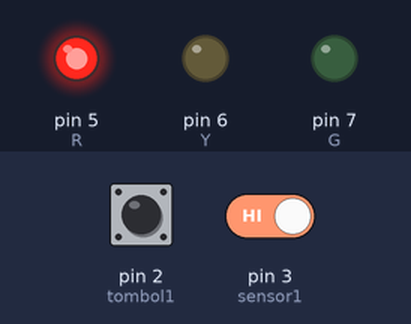
Simulated run of this sketch. Board: Arduino Uno, built with avr-gcc and run on an emulated ATmega328P. Parts: output pins drawn as LEDs (lit = HIGH). Dashed ring = blinking. The test bench sets the inputs (shaded band); at power-on: pin 2 (tombol1) LOW, pin 3 (sensor1) HIGH. What the sketch prints to the serial monitor is not drawn.

Above: at 1.2 s.
1.3 s: pin 2 (tombol1) pulled HIGH for 0.15 s
At 3.2 s:
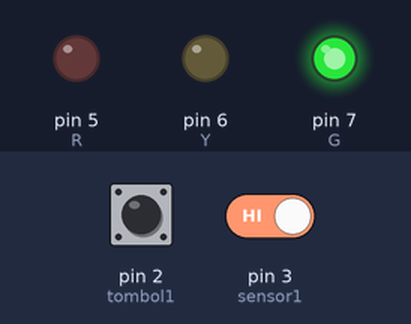
4.4 s: pin 2 (tombol1) pulled HIGH for 1 s
At 5.7 s:
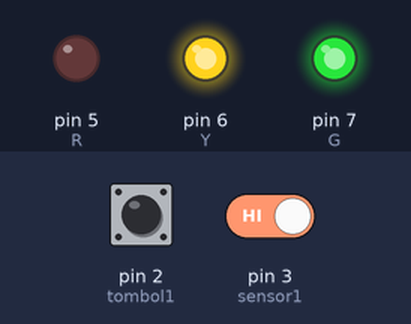
7.4 s: pin 3 (sensor1) driven LOW
At 8.2 s:
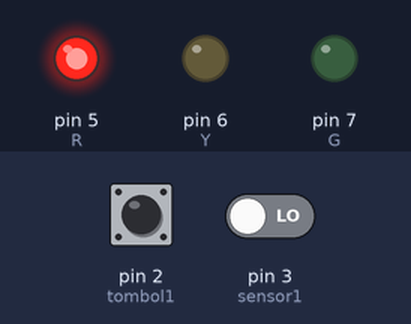
9.9 s: pin 2 (tombol1) pulled HIGH for 3.2 s
At 11.2 s:
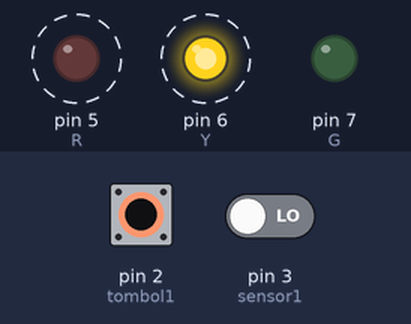
Timing chart, 0 to 15.6 s (numbered marks = the images above; inputs shaded):
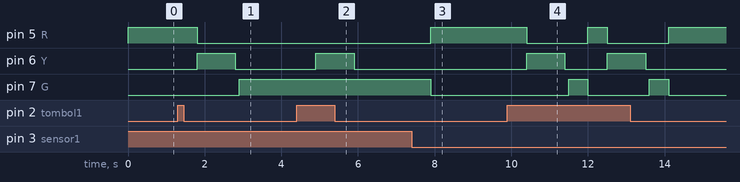

Measured:
- after the input at 1.3 s, pin 5 (R): HIGH → LOW after 0.50 s; pin 6 (Y): LOW → HIGH after 0.50 s, → LOW 1.0 s later; pin 7 (G): LOW → HIGH after 1.6 s
- after the input at 4.4 s, pin 6 (Y): LOW → HIGH after 0.50 s, → LOW 1.0 s later
- after the input at 7.4 s, pin 5 (R): LOW → HIGH after 0.50 s; pin 7 (G): HIGH → LOW after 0.50 s
- after the input at 9.9 s, pin 5 (R): alternates HIGH for 0.50 s and LOW for 1.6 s, starting after 0.50 s; pin 6 (Y): alternates HIGH for 1.0 s and LOW for 1.1 s, 4 changes in all, then stays LOW, starting after 0.50 s; pin 7 (G): alternates HIGH for 0.50 s and LOW for 1.6 s, starting after 1.6 s

The sketch:

1_button_3_LED_Infrared_Challange.ino
```cpp
// Inisialisasi
int tombol1=2;
int sensor1=3;
int R=5;
int Y=6;
int G=7;

void setup() {
  Serial.begin(9600);
  pinMode(tombol1,INPUT);
  pinMode(sensor1,INPUT);
  pinMode(R,OUTPUT);
  pinMode(Y,OUTPUT);
  pinMode(G,OUTPUT);
  digitalWrite(R,HIGH);
  Serial.print (" System Begin ");
  digitalWrite(R,HIGH);
}

void loop() {
  //Baca Data
  int bacaTombol1=digitalRead(tombol1);
  int bacaSensor1=digitalRead(sensor1);

  //Print Serial
//  Serial.print(" | Kondisi Tombol 1:"); Serial.print(bacaTombol1);
//  Serial.print(" | Kondisi Tombol 2:"); Serial.print(bacaTombol2);
//  Serial.print(" | Kondisi Tombol 3:"); Serial.print(bacaTombol3);
//  Serial.println();

  //Logic
  //Logic 1
  if (bacaTombol1==1){
    delay(500);
    Serial.print(" Selamat Datang, Ambil Tiket ");
    Serial.print(" Palang Dibuka ");
    digitalWrite(R,LOW);
    digitalWrite(Y,HIGH);
    delay(1000);
    digitalWrite(Y,LOW);
    delay(100);
    digitalWrite(G,HIGH);
  }

  if (bacaSensor1==0){
    delay(500);
    Serial.print(" Palang Ditutup ");
    digitalWrite(G,LOW);
    digitalWrite(R,HIGH);
  }
}
```
